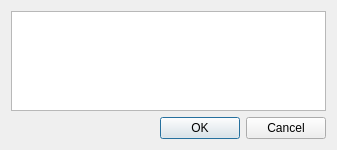
<?xml version="1.0" encoding="UTF-8"?>
<ui version="4.0">
 <class>Dialog</class>
 <widget class="QDialog" name="Dialog">
  <property name="geometry">
   <rect>
    <x>0</x>
    <y>0</y>
    <width>337</width>
    <height>150</height>
   </rect>
  </property>
  <property name="windowTitle">
   <string>Уведомление</string>
  </property>
  <property name="windowIcon">
   <iconset>
    <normaloff>D:/DZ/DataBase/SMRP_Nef_Meh_MM-21-1B/ui_qt/from_designer/logo.png</normaloff>D:/DZ/DataBase/SMRP_Nef_Meh_MM-21-1B/ui_qt/from_designer/logo.png</iconset>
  </property>
  <layout class="QVBoxLayout" name="verticalLayout">
   <item>
    <widget class="QTextBrowser" name="textBrowser"/>
   </item>
   <item>
    <widget class="QDialogButtonBox" name="buttonBox">
     <property name="orientation">
      <enum>Qt::Horizontal</enum>
     </property>
     <property name="standardButtons">
      <set>QDialogButtonBox::Cancel|QDialogButtonBox::Ok</set>
     </property>
    </widget>
   </item>
  </layout>
 </widget>
 <resources/>
 <connections>
  <connection>
   <sender>buttonBox</sender>
   <signal>accepted()</signal>
   <receiver>Dialog</receiver>
   <slot>accept()</slot>
   <hints>
    <hint type="sourcelabel">
     <x>248</x>
     <y>254</y>
    </hint>
    <hint type="destinationlabel">
     <x>157</x>
     <y>274</y>
    </hint>
   </hints>
  </connection>
  <connection>
   <sender>buttonBox</sender>
   <signal>rejected()</signal>
   <receiver>Dialog</receiver>
   <slot>reject()</slot>
   <hints>
    <hint type="sourcelabel">
     <x>316</x>
     <y>260</y>
    </hint>
    <hint type="destinationlabel">
     <x>286</x>
     <y>274</y>
    </hint>
   </hints>
  </connection>
 </connections>
</ui>
